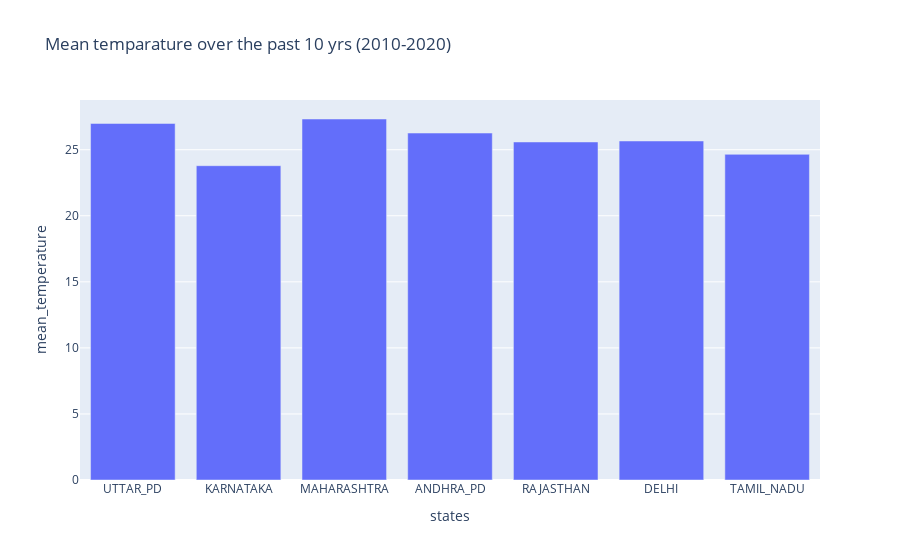

The code cell stored with this chart in its notebook:
### Code cell
import plotly.express as px

mean_temp = []
states = []
df = pd.DataFrame()    

#print(tempdf)
for i in tempdf:
    mean_temp.append(statistics.mean(tempdf[i]))
    states.append(i)

df['mean_temperature'] = mean_temp
df['states']= states

fig = px.bar(df, x='states', y='mean_temperature', title="Mean temparature over the past 10 yrs (2010-2020)")
fig.show()

### Figure 1 — Plotly figure (JSON) as saved in the notebook; plotly's stock layout.template omitted (floating-point values rounded to 4 significant figures)
{"data": [{"alignmentgroup": "True", "hovertemplate": "states=%{x}<br>mean_temperature=%{y}<extra></extra>", "legendgroup": "", "marker": {"color": "#636efa"}, "name": "", "offsetgroup": "", "orientation": "v", "showlegend": false, "textposition": "auto", "type": "bar", "x": ["UTTAR_PD", "KARNATAKA", "MAHARASHTRA", "ANDHRA_PD", "RAJASTHAN", "DELHI", "TAMIL_NADU"], "xaxis": "x", "y": [26.99, 23.79, 27.33, 26.26, 25.59, 25.66, 24.65], "yaxis": "y"}], "layout": {"barmode": "relative", "legend": {"tracegroupgap": 0}, "title": {"text": "Mean temparature over the past 10 yrs (2010-2020)"}, "xaxis": {"anchor": "y", "domain": [0, 1], "title": {"text": "states"}}, "yaxis": {"anchor": "x", "domain": [0, 1], "title": {"text": "mean_temperature"}}}}
